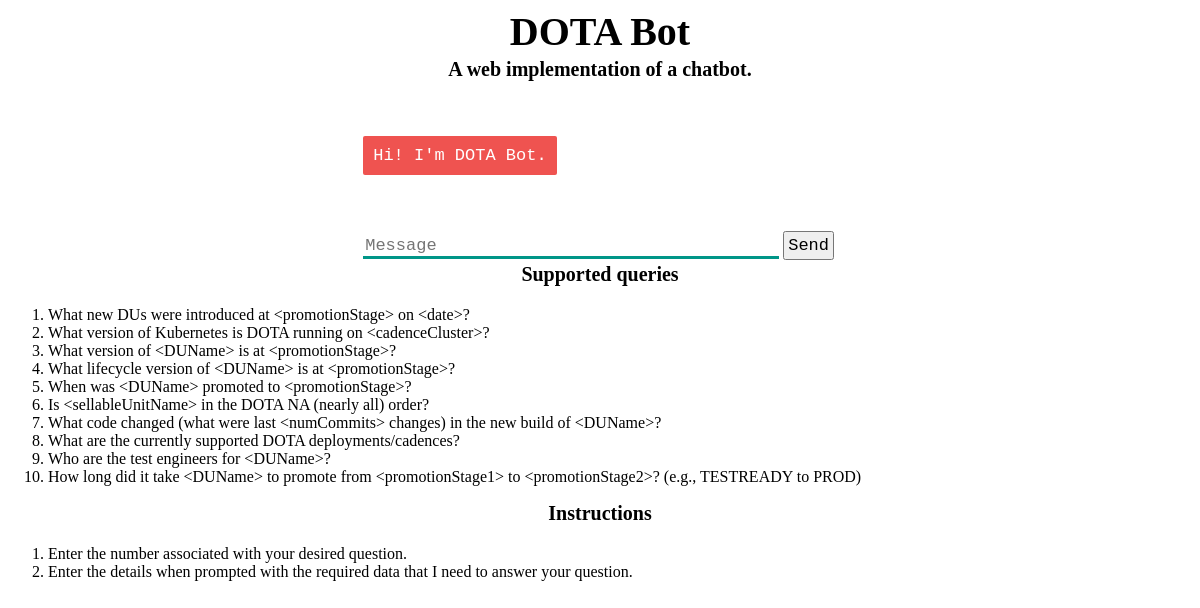
The page / on the database its author committed.
### app/models.py (models this page shows, shortened)
class Queries(db.Model):
    id = db.Column(db.Integer, primary_key=True)
    category = db.Column(db.String(200), nullable=False, index=True)
    query_text = db.Column(db.String(200), nullable=False, index=True)

### app/routes.py (the view)
@app.route('/')
def index():
    queries = models.get_all_query_text() # List of all queries that are currently supported (from Queries database)
    return render_template('index.html', queries=queries)

### app/models.py (called while the page is built)
def get_all_query_text():
    all_query_text = []
    queries = Queries.query.all()
    for q in queries:
        all_query_text.append(q.query_text)
    return all_query_text

### app/templates/index.html (shortened to what this page needs)
<!DOCTYPE html>
<html lang="en">
  <head>
    <link rel="stylesheet" type="text/css" href="/static/style.css">
  </head>
  <body>
    <h1>DOTA Bot</h1>
    <h3>A web implementation of a chatbot.</h3>
    <div>
      <div id="chatbox">
        <p class="botText"><span>Hi! I'm DOTA Bot.</span></p>
      </div>
      <div id="userInput">
        <input id="textInput" type="text" placeholder="Message">
        <input id="buttonInput" type="submit" value="Send">
      </div>
    </div>
    <div id="queries">
      <h3>Supported queries</h3>
      <ol>
        {% for query in queries %}
        <li>{{query}}</li>
        {% endfor %}
      </ol>
    </div>
    <div id="instructions">
      <h3>Instructions</h3>
      <ol>
        <li>Enter the number associated with your desired question.</li>
        <li>Enter the details when prompted with the required data that I need to answer your question.</li>
      </ol>
    </div>
  </body>
</html>

### app/static/style.css (style rules this page uses)
body { font-family: Garamond; }
h1 { color: black; margin-bottom: 0; margin-top: 0; text-align: center; font-size: 40px; }
h3 { color: black; font-size: 20px; margin-top: 3px; text-align: center; }
#chatbox { margin-left: auto; margin-right: auto; width: 40%; margin-top: 60px; }
#userInput { margin-left: auto; margin-right: auto; width: 40%; margin-top: 60px; }
#textInput { width: 87%; border: none; border-bottom: 3px solid #009688; font-family: monospace; font-size: 17px; }
#buttonInput { padding: 3px; font-family: monospace; font-size: 17px; }
.botText { color: white; font-family: monospace; font-size: 17px; text-align: left; line-height: 30px; }
.botText span { background-color: #EF5350; padding: 10px; border-radius: 2px; }

### rows shown on the page
Queries: query_text "What new DUs were introduced at <promotionStage> on <date>?"
Queries: query_text "What version of Kubernetes is DOTA running on <cadenceCluster>?"
Queries: query_text "What version of <DUName> is at <promotionStage>?"
Queries: query_text "What lifecycle version of <DUName> is at <promotionStage>?"
Queries: query_text "When was <DUName> promoted to <promotionStage>?"
Queries: query_text "Is <sellableUnitName> in the DOTA NA (nearly all) order?"
Queries: query_text "What code changed (what were last <numCommits> changes) in the new build of <DUName>?"
Queries: query_text "What are the currently supported DOTA deployments/cadences?"
Queries: query_text "Who are the test engineers for <DUName>?"
Queries: query_text "How long did it take <DUName> to promote from <promotionStage1> to <promotionStage2>? (e.g., TESTREADY to PROD)"
